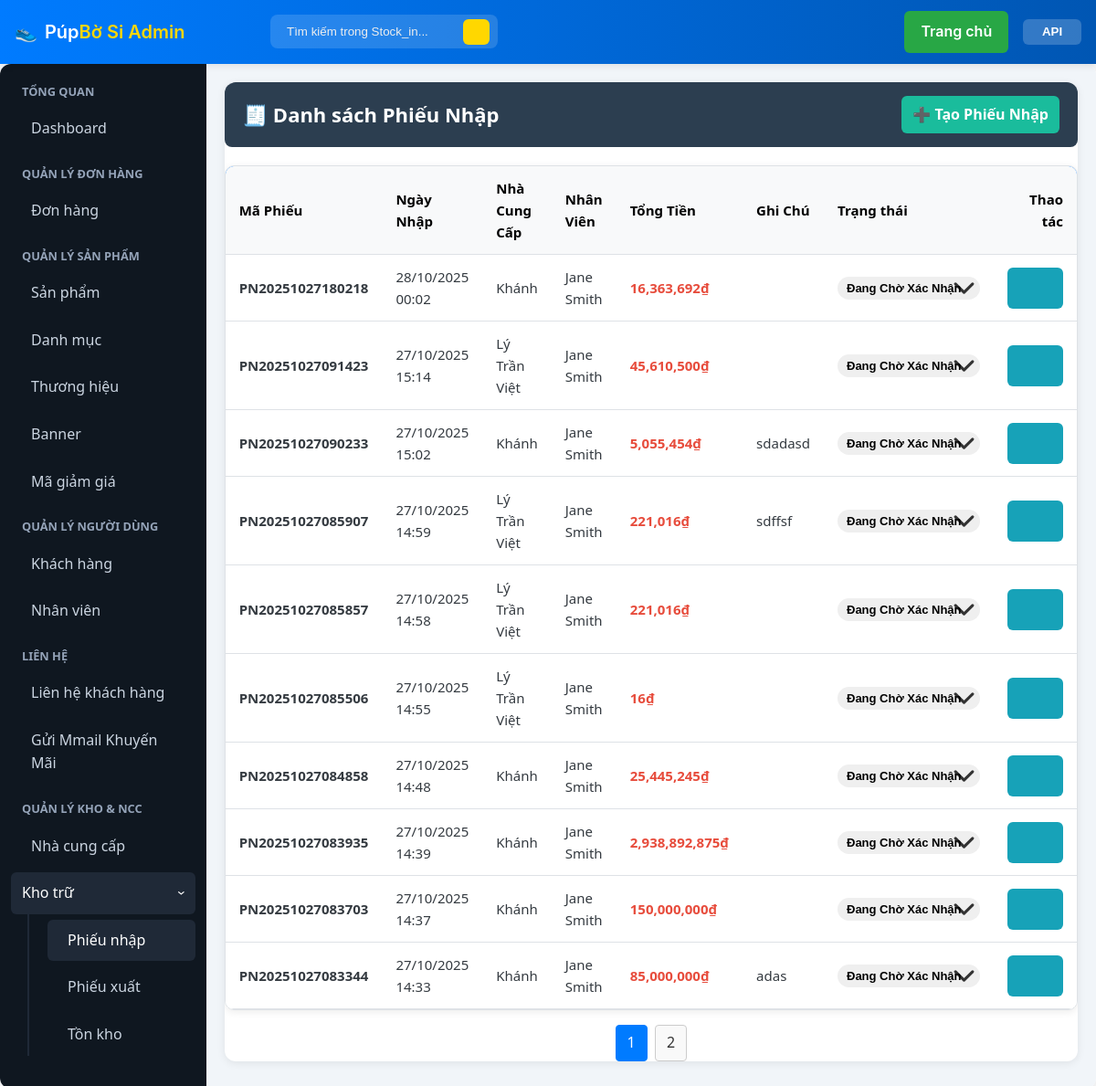
/admin/index.php?page=stock_in (signed in), run on the app's committed database.
### tables this page shows
CREATE TABLE `users` (
  `id` int(11) NOT NULL,
  `name` varchar(100) DEFAULT NULL,
  `email` varchar(100) DEFAULT NULL,
  `password` varchar(255) DEFAULT NULL,
  `phone` varchar(20) DEFAULT NULL,
  `created_at` datetime DEFAULT current_timestamp(),
  `updated_at` datetime DEFAULT current_timestamp() ON UPDATE current_timestamp()
);

CREATE TABLE `import_receipt` (
  `id` int(11) NOT NULL,
  `receipt_code` varchar(50) NOT NULL,
  `import_date` datetime DEFAULT current_timestamp(),
  `supplier_id` int(11) DEFAULT NULL,
  `employee_id` int(11) DEFAULT NULL,
  `total_amount` decimal(18,2) DEFAULT NULL,
  `note` varchar(255) DEFAULT NULL,
  `status` enum('Đang chờ xác nhận','Xác nhận','Hủy') NOT NULL DEFAULT 'Đang chờ xác nhận'
);

CREATE TABLE `supplier` (
  `supplier_id` int(11) NOT NULL,
  `supplierName` varchar(50) NOT NULL,
  `Sdt` varchar(20) DEFAULT NULL,
  `Address` varchar(255) DEFAULT NULL,
  `Email` varchar(100) DEFAULT NULL
);

### includes/functions.php (called while the page is built, shortened)
<?php
function is_logged_in(): bool
{
    return !empty($_SESSION['user_id']);
}
function current_user_id(): ?int
{
    return $_SESSION['user_id'] ?? null;
}
function get_user_roles(): array
{
    static $roles = null;
    if ($roles !== null) {
        return $roles;
    }
    try {
        $db = get_db();
        $st = $db->prepare('SELECT r.name FROM user_roles ur JOIN roles r ON ur.role_id = r.id WHERE ur.user_id = ?');
        $st->execute([current_user_id() ?? 0]);
        $roles = $st->fetchAll(PDO::FETCH_COLUMN);
        return $roles;
    } catch (Exception $e) {
        return [];
    }
}
function user_has_role(string $roleName): bool
{
    $userRoles = get_user_roles();
    $lowerUserRoles = array_map('strtolower', $userRoles);
    return in_array(strtolower($roleName), $lowerUserRoles, true);
}
function is_superadmin(): bool
{
    return user_has_role('SupperAdmin');
}
function is_admin(): bool
{
    return user_has_role('Admin');
}
function is_staff(): bool
{
    return user_has_role('Staff');
}
function require_admin_or_staff(): void
{
    if (!is_superadmin() && !is_admin() && !is_staff()) {
        flash_set('error', 'You do not have permission to access that page.');
        header('Location: /index.php'); exit;
    }
}

### admin/stock_in.php (the view, shortened to what this page needs)
<?php
$action = $_GET['action'] ?? 'list';
$errors = [];
$suppliers = $db->query("SELECT supplier_id, supplierName FROM supplier ORDER BY supplierName")->fetchAll();
?>
<div class="admin-container">
<?php if ($action === 'add'): ?>
	<div class="form-container" style="max-width: 1000px;">
		<div class="form-header">
			<h3>➕ Tạo Phiếu Nhập Kho</h3>
			<a href="index.php?page=stock_in" class="btn-back">← Quay lại danh sách</a>
		</div>
		<div>
			<?php if (!empty($errors)): ?>
				<div class="alert alert-error"><?php foreach ($errors as $e) echo "<div>$e</div>"; ?></div>
			<?php endif; ?>
			<form id="stock-in-form" method="POST" action="index.php?page=handle_stock_in">
                <h4>Thông tin chung</h4>
                <div style="display: grid; grid-template-columns: 1fr 1fr; gap: 20px;">
                    <div class="form-group">
                        <label>Nhà cung cấp</label>
                        <select name="supplier_id" required>
                            <option value="">-- Chọn nhà cung cấp --</option>
                            <?php foreach ($suppliers as $s): ?>
                                <option value="<?= $s['supplier_id'] ?>"><?= htmlspecialchars($s['supplierName']) ?></option>
                            <?php endforeach; ?>
                        </select>
                    </div>
                    <div class="form-group">
                        <label>Nhân viên nhập</label>
                        <input type="text" value="<?= htmlspecialchars($displayName) ?>" readonly>
                    </div>
                </div>
				<div class="form-group">
					<label>Ghi chú</label>
					<textarea name="note" rows="2"></textarea>
				</div>
                <h4 style="margin-top: 30px;">Chi tiết sản phẩm</h4>
                <div class="table-wrapper">
                    <table class="admin-table">
                        <thead>
                            <tr>
                                <th style="width: 35%;">Sản phẩm</th>
                                <th style="width: 15%;">Size</th>
                                <th style="width: 15%;">Số lượng</th>
                                <th style="width: 20%;">Giá nhập (VNĐ)</th>
                                <th style="width: 10%;">Thao tác</th>
                            </tr>
                        </thead>
                        <tbody id="product-items-container">
                        </tbody>
                    </table>
                </div>
                <button type="button" id="add-product-btn" class="btn" style="margin-top: 10px;">➕ Thêm sản phẩm</button>
                <template id="product-row-template">
                </template>
				<div class="form-actions" style="margin-top: 30px;">
					<button type="submit" class="btn-submit">💾 Tạo Phiếu Nhập</button>
				</div>
			</form>
		</div>
	</div>
<?php else:
    $itemsPerPage = 10;
    $currentPage = max(1, (int)($_GET['p'] ?? 1));
    $countStmt = $db->query("SELECT COUNT(*) FROM import_receipt");
    $totalItems = (int)$countStmt->fetchColumn();
    $totalPages = ceil($totalItems / $itemsPerPage);
    $offset = ($currentPage - 1) * $itemsPerPage;
	$stmt = $db->prepare("
        SELECT ir.*, s.supplierName, u.name as employeeName
        FROM import_receipt ir
        LEFT JOIN supplier s ON ir.supplier_id = s.supplier_id
        LEFT JOIN users u ON ir.employee_id = u.id
        ORDER BY ir.import_date DESC
        LIMIT :limit OFFSET :offset
    ");
    $stmt->bindValue(':limit', $itemsPerPage, PDO::PARAM_INT);
    $stmt->bindValue(':offset', $offset, PDO::PARAM_INT);
    $stmt->execute();
	$receipts = $stmt->fetchAll();
?>
	<header class="admin-header">
        <h2>🧾 Danh sách Phiếu Nhập</h2>
        <div class="admin-tools">
            <a href="index.php?page=stock_in&action=add" class="add-btn">➕ Tạo Phiếu Nhập</a>
        </div>
    </header>
	<div class="table-wrapper">
        <table class="admin-table">
            <thead>
                <tr>
                    <th>Mã Phiếu</th>
                    <th>Ngày Nhập</th>
                    <th>Nhà Cung Cấp</th>
                    <th>Nhân Viên</th>
                    <th>Tổng Tiền</th>
                    <th>Ghi Chú</th>
                    <th>Trạng thái</th>
                    <th>Thao tác</th>
                </tr>
            </thead>
            <tbody>
            <?php if (empty($receipts)): ?>
                <tr><td colspan="6" class="empty">Chưa có phiếu nhập nào.</td></tr>
            <?php else: foreach ($receipts as $r): ?>
                <tr>
                    <td><strong><?= htmlspecialchars($r['receipt_code']) ?></strong></td>
                    <td><?= date('d/m/Y H:i', strtotime($r['import_date'])) ?></td>
                    <td><?= htmlspecialchars($r['supplierName'] ?? 'N/A') ?></td>
                    <td><?= htmlspecialchars($r['employeeName'] ?? 'N/A') ?></td>
                    <td><span class="price"><?= number_format($r['total_amount'], 0) ?>₫</span></td>
                    <td><?= htmlspecialchars($r['note'] ?? '—') ?></td>
                    <td>
                        <?php if ($r['status'] === 'Đang chờ xác nhận' && is_superadmin()): ?>
                            <div class="status-dropdown-container">
                                <select class="status-select status-<?= strtolower(str_replace(' ', '-', $r['status'] ?? '')) ?>" data-id="<?= $r['id'] ?>">
                                    <option value="Đang chờ xác nhận" selected>Đang chờ xác nhận</option>
                                </select>
                            </div>
                        <?php else:  ?>
                            <span class="status <?= strtolower(str_replace(' ', '-', $r['status'] ?? '')) ?>" id="status-span-<?= $r['id'] ?>">
                                <?= htmlspecialchars($r['status'] ?? 'N/A') ?>
                            </span>
                        <?php endif; ?>
                    </td>
                    <td>
                        <div class="actions">
                            <a href="index.php?page=stock_in&action=view&id=<?= $r['id'] ?>" class="btn view" title="Xem chi tiết"><i class="fi fi-rr-eye"></i></a>
                        </div>
                    </td>
                </tr>
            <?php endforeach; endif; ?>
            </tbody>
        </table>
    </div>
    <?php if ($totalPages > 1): ?>
    <div class="pagination">
        <?php for ($i = 1; $i <= $totalPages; $i++): ?>
            <a href="index.php?page=stock_in&p=<?= $i ?>" class="page-btn <?= ($i == $currentPage) ? 'active' : '' ?>"><?= $i ?></a>
        <?php endfor; ?>
    </div>
    <?php endif; ?>
<?php endif; ?>
</div>

### includes/header_admin.php (shortened to what this page needs)
<?php
require_once __DIR__ . '/functions.php';
$db = null;
if (function_exists('get_db')) {
	try { $db = get_db(); } catch (Exception $e) {  }
}
$displayName = 'Khách';
$basePath = rtrim(dirname(dirname($_SERVER['SCRIPT_NAME'])), '/\\');
if (is_logged_in() && $db) {
	try {
		$st = $db->prepare('SELECT name FROM users WHERE id = ?');
		$st->execute([current_user_id() ?? 0]);
		$user = $st->fetch();
		if ($user && !empty($user['name'])) $displayName = $user['name'];
	} catch (Exception $e) {  }
}
?>
<!doctype html>
<html lang="vi">
<head>
	<link rel="stylesheet" href="../assets/css/site.css">
	<link rel="stylesheet" href="../assets/css/admin.css">
	<link rel='stylesheet' href='https://cdn-uicons.flaticon.com/2.4.2/uicons-regular-rounded/css/uicons-regular-rounded.css'>
</head>
<body>
<div class="admin-topbar">
	<div class="topbar-inner">
		<a href="index.php" class="brand">
			<div class="logo">👟</div>
			<div>Púp<span>Bờ Si Admin</span></div>
		</a>
		<div class="search">
			<?php
				$current_page = $_GET['page'] ?? 'dashboard';
				$search_placeholder = 'Tìm kiếm trong ' . ucfirst($current_page) . '...';
				$search_query = htmlspecialchars($_GET['q'] ?? '');
			?>
			<form action="index.php" method="get">
				<input type="search" name="q" placeholder="<?php echo $search_placeholder; ?>" value="<?php echo $search_query; ?>">
				<button type="submit"><i class="fi fi-rr-search"></i></button>
			</form>
		</div>
		<div class="topbar-right">
			<?php if (is_superadmin()): ?>
				<a href="<?php echo $basePath; ?>/index.php" class="btn home-btn"><i class="fi fi-rr-home"></i> Trang chủ</a>
			<?php endif; ?>
			<div class="user-menu">
				<button class="user-name-btn">
					<i class="fi fi-rr-user"></i> <?php echo htmlspecialchars($displayName); ?> <i class="fi fi-rr-angle-small-down"></i>
				</button>
			</div>
		</div>
	</div>
</div>
<main class="admin-container">

### assets/css/site.css (style rules this page uses)
body { font-family: -apple-system, BlinkMacSystemFont, "Segoe UI", Roboto, Helvetica, Arial, sans-serif; margin: 0; padding: 0; background: #f8f9fa; color: #343a40; line-height: 1.6; display: flex; flex-direction: column; min-height: 100vh; }
h1, h2, h3, h4 { margin-top: 0; }
a { color: #007bff; text-decoration: none; }
.btn { display: inline-block; padding: 10px 18px; background: #007bff; color: #fff; text-decoration: none; border-radius: 6px; border: 0; cursor: pointer; font-weight: 600; transition: background-color 0.2s; }
.pagination { margin-top: 30px; text-align: center; }
.admin-topbar .brand { display:flex;align-items:center;color:#fff;text-decoration:none }
.search { justify-self:center;display:flex;align-items:center;gap:8px;width:100%;max-width:600px }
.search input { flex:1;padding:8px 12px;border-radius:6px;border:1px solid rgba(255,255,255,0.06);background:#1f2937;color:#fff }
.topbar-right { display:flex;align-items:center;gap:12px }
.user-menu { position:relative;display:flex;align-items:center;gap:8px }
.user-name-btn { background:transparent;border:0;color:#fff;cursor:pointer; display:flex; align-items:center; gap: 8px; padding: 0; }
.admin-main header.admin-header { display:flex;justify-content:space-between;align-items:center;margin-bottom:20px }
.admin-main header.admin-header h2 { margin:0 }
.admin-table { width:100%;border-collapse:collapse;background:#fff;border-radius:8px;overflow:hidden }
.admin-table th, .admin-table td { padding:12px 15px;text-align:left;border-bottom:1px solid #f1f1f1 }
.admin-table th { background:#f8f9fa }
.admin-table .actions { display:flex;gap:10px }
.status { padding: 6px 12px; border-radius: 20px; font-weight: 600; font-size: 13px; text-transform: capitalize; }

### admin/stock_in.php (style rules this page uses)
.status-select { border: none; -webkit-appearance: none; -moz-appearance: none; appearance: none; padding-right: 20px; background-position: right 5px center; background-repeat: no-repeat; }

### data on the page
users: name "API"
import_receipt: receipt_code "PN20251027180218", import_date "28/10/2025 00:02", supplier.supplierName "Khánh", employee.name "Jane Smith", total_amount "16,363,692", status+id "Đang chờ xác nhận"
import_receipt: receipt_code "PN20251027091423", import_date "27/10/2025 15:14", supplier.supplierName "Lý Trần Việt", employee.name "Jane Smith", total_amount "45,610,500", status+id "Đang chờ xác nhận"
import_receipt: receipt_code "PN20251027090233", import_date "27/10/2025 15:02", supplier.supplierName "Khánh", employee.name "Jane Smith", total_amount "5,055,454", note "sdadasd", status+id "Đang chờ xác nhận"
import_receipt: receipt_code "PN20251027085907", import_date "27/10/2025 14:59", supplier.supplierName "Lý Trần Việt", employee.name "Jane Smith", total_amount "221,016", note "sdffsf", status+id "Đang chờ xác nhận"
import_receipt: receipt_code "PN20251027085857", import_date "27/10/2025 14:58", supplier.supplierName "Lý Trần Việt", employee.name "Jane Smith", total_amount "221,016", status+id "Đang chờ xác nhận"
import_receipt: receipt_code "PN20251027085506", import_date "27/10/2025 14:55", supplier.supplierName "Lý Trần Việt", employee.name "Jane Smith", total_amount "16", status+id "Đang chờ xác nhận"
import_receipt: receipt_code "PN20251027084858", import_date "27/10/2025 14:48", supplier.supplierName "Khánh", employee.name "Jane Smith", total_amount "25,445,245", status+id "Đang chờ xác nhận"
import_receipt: receipt_code "PN20251027083935", import_date "27/10/2025 14:39", supplier.supplierName "Khánh", employee.name "Jane Smith", total_amount "2,938,892,875", status+id "Đang chờ xác nhận"
import_receipt: receipt_code "PN20251027083703", import_date "27/10/2025 14:37", supplier.supplierName "Khánh", employee.name "Jane Smith", total_amount "150,000,000", status+id "Đang chờ xác nhận"
import_receipt: receipt_code "PN20251027083344", import_date "27/10/2025 14:33", supplier.supplierName "Khánh", employee.name "Jane Smith", total_amount "85,000,000", note "adas", status+id "Đang chờ xác nhận"
